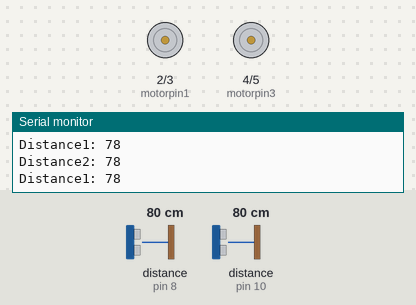
Bench run of a sketch on a simulated Arduino Uno, built with avr-gcc and run on an emulated ATmega328P. Shown: motor-driver pin pairs drawn as motors (green arrow = first pin HIGH = forward, orange = second pin HIGH = backward, longer = more drive), the last lines printed to the serial monitor. Wiring (inferred from the names in the program): 2 × ultrasonic range finder: trigger pin 7, echo pin 8 / trigger pin 9, echo pin 10. The test bench sets the inputs (shaded band); at power-on: distance to the obstacle (sensors on pin 10, pin 8) 80 cm. The echo pulse lasts 58.3 µs per cm.

Above: at 1.2 s.
1.3 s: distance to the obstacle (sensor on pin 10) set to 120 cm
4.3 s: distance to the obstacle (sensor on pin 10) set to 18 cm
7.3 s: distance to the obstacle (sensor on pin 8) set to 2 cm
10.3 s: distance to the obstacle (sensor on pin 10) set to 2 cm
At 11.5 s:
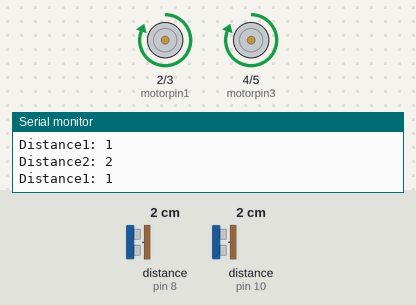
11.8 s: distance to the obstacle (sensor on pin 8) set to 18 cm
Timing chart, 0 to 14.8 s (numbered marks = the images above; inputs shaded):
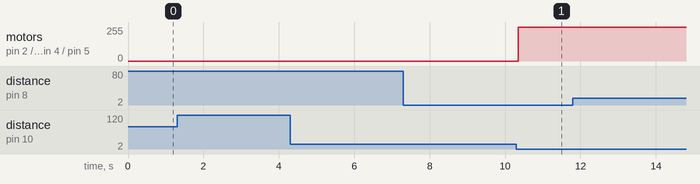

The sketch:

maize_runner_for_one_wall.ino
```cpp
const int trigPin1 = 9;
const int echoPin1 = 10;
const int trigPin2 = 7;
const int echoPin2 = 8;
// defines variables

long duration1;
int distance1;
long duration2;
int distance2;

void check(int,int);
void right();
void foreward();
void backward();
void left();

int motorpin1=2;
int motorpin2=3;
int motorpin3=4;
int motorpin4=5;

void uturn();

void setup() {
    pinMode(trigPin1, OUTPUT); // Sets the trigPin as an Output
    pinMode(echoPin1, INPUT); // Sets the echoPin as an Input
    pinMode(trigPin2, OUTPUT); // Sets the trigPin as an Output
    pinMode(echoPin2, INPUT); // Sets the echoPin as an Input
    pinMode(motorpin1, OUTPUT);
    pinMode(motorpin2, OUTPUT);
    pinMode(motorpin3, OUTPUT);
    pinMode(motorpin4, OUTPUT);
    Serial.begin(9600); // Starts the serial communication
}

void loop() {

    // Clears the trigPin
    digitalWrite(trigPin1, LOW);
    delayMicroseconds(2);
    // Sets the trigPin on HIGH state for 10 micro seconds
    digitalWrite(trigPin1, HIGH);
    delayMicroseconds(10);
    digitalWrite(trigPin1, LOW);
    // Reads the echoPin, returns the sound wave travel time in microseconds
    duration1 = pulseIn(echoPin1, HIGH);
    // Calculating the distance
    distance1= duration1*0.034/2;
    // Prints the distance on the Serial Monitor
    Serial.print("Distance1: ");
    Serial.println(distance1);

   // likewise for second ultrasonic sensor

    digitalWrite(trigPin2, LOW);
    delayMicroseconds(2);
    digitalWrite(trigPin2, HIGH);
    delayMicroseconds(10);
    digitalWrite(trigPin2, LOW);
    duration2 = pulseIn(echoPin2, HIGH);
    distance2= duration2*0.034/2;
    Serial.print("Distance2: ");
    Serial.println(distance2);

    //calling the check function to check
    check(distance1,distance2);
}

void check(int d1,int d2)
{
  // both values lies between 1-2 cms from wall then the wheels moves foreward..............
  if(d1<2.5 && d2<2.5){foreward();}

  // if one of the distance is greater than 3cms from wall then we need to check which of the sensor is far from the wall
  if( d1>2.5 )
  {
    if( d2<2.5 ) // the backward sensor is nearer to wall --> i.e the robot is going to take turn in the direstion such that the
    {
      while(d2<2.5 && d2>1.5)
      {
       uturn();
      }
    }
  }


}

void right()
{
  digitalWrite(motorpin1, HIGH);
  digitalWrite(motorpin2, LOW);
  digitalWrite(motorpin3, LOW);
  digitalWrite(motorpin4, HIGH);
}

void foreward()
{
  digitalWrite(motorpin1, HIGH);
  digitalWrite(motorpin2, LOW);
  digitalWrite(motorpin3, HIGH);
  digitalWrite(motorpin4, LOW);
}

void left()
{
  digitalWrite(motorpin1, LOW);
  digitalWrite(motorpin2, HIGH);
  digitalWrite(motorpin3, HIGH);
  digitalWrite(motorpin4, LOW);
}

void backward()
{
  digitalWrite(motorpin1, LOW);
  digitalWrite(motorpin2, HIGH);
  digitalWrite(motorpin3, LOW);
  digitalWrite(motorpin4, HIGH);
}


void uturn()
{
  /*
   we have to check with the practical work and then edit this block of code
   */
}
```

Measured:
- after the input at 10.3 s, motor on pin 2 (motorpin1) / pin 3 (motorpin2), motor on pin 4 (motorpin3) / pin 5 (motorpin4): stopped → forward 255/255 after 0.05 s
